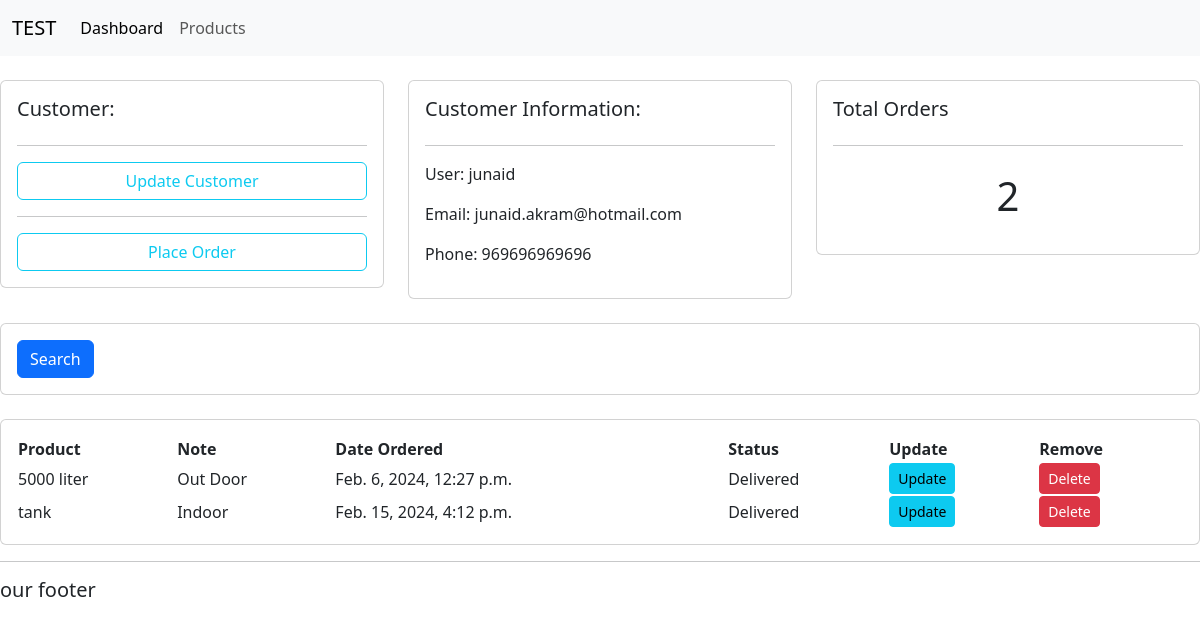
/customer/3/, run on the app's committed database.
### accounts/models.py (models this page shows, shortened)
class Customer(models.Model):
    name = models.CharField(max_length=200, null=True)
    phone = models.CharField(max_length=200, null=True)
    email = models.CharField(max_length=200, null=True)
    date_created = models.DateTimeField(auto_now_add=True, null=True)

class Order(models.Model):
    STATUS = (
        ('Pending', 'Pending'),
        ('Out for delivery', 'Out for delivery'),
        ('Delivered', 'Delivered')
    )
    customer = models.ForeignKey(Customer, null=True, on_delete= models.SET_NULL)
    product = models.ForeignKey(Product, null=True, on_delete= models.SET_NULL)
    date_created = models.DateTimeField(auto_now_add= True, null= True)
    status = models.CharField(max_length= 200 , null= True , choices= STATUS)
    tags = models.ManyToManyField(Tag)

class Product(models.Model):
    CATEGORY = (
        ('Indoor', ' Indoor'),
        ('Out Door', 'Out Door'),
    )
    name = models.CharField(max_length=200 , null= True)
    price = models.FloatField(null= True)
    category = models.CharField(max_length=200 , null= True , choices= CATEGORY)
    discription = models.CharField(max_length=200 , null= True , blank= True)
    date_created = models.DateTimeField(auto_now_add= True , null= True)
    tags = models.ManyToManyField(Tag)
    def __str__(self):
        return self.name

### accounts/views.py (the view)
# urls.py: path('customer/<str:pk>/', views.customer , name= 'customer'),
def customer(request, pk):
    customer = Customer.objects.get(id=pk)
    orders = customer.order_set.all()
    orders_count = orders.count()
    context = {'customer': customer, 'orders':orders, 'order_count': orders_count}
    return render(request, 'accounts/customer.html',context)

### accounts/templates/accounts/customer.html (shortened to what this page needs)
{% extends 'accounts/main.html' %}
{% block content %}
<br>
<div class="row">
    <div class="col-md">
        <div class="card card-body">
            <h5>Customer:</h5>
            <hr>
            <a class="btn btn-outline-info" href="">Update Customer</a>
            <hr>
            <a class="btn btn-outline-info" href="">Place Order</a>
        </div>
    </div>
    <div class="col-md">
        <div class="card card-body">
            <h5>Customer Information:</h5>
            <hr>
            <p>User: {{customer.name}}</p>
            <p>Email: {{customer.email}}</p>
            <p>Phone: {{ customer.phone}}</p>
        </div>
    </div>
    <div class="col-md">
        <div class="card card-body">
            <h5>Total Orders</h5>
            <hr>
            <h1 style="text-align:center;padding:10px">{{orders.count}}</h1>
        </div>
    </div>
</div>
<br>
<div class="row">
    <div class="col">
        <div class="card card-body">
            <form method = "get" >
                <button class="btn btn-primary" type="submit">Search</button>
            </form>
        </div>
    </div>
</div>
<br>
<div class="row">
    <div class="col-md">
        <div class = "card card-body">
            <table>
                <tr>
                    <th>Product</th>
                    <th>Note</th>
                    <th>Date Ordered</th>
                    <th>Status</th>
                    <th>Update</th>
                    <th>Remove</th>
                </tr>
            {% for order in orders %}
                <tr>
                    <td>{{order.product}}</td>
                    <td>{{order.product.category}}</td>
                    <td>{{order.date_created}}</td>
                    <td>{{order.status}}</td>
                    <td> <a class="btn btn-sm btn-info" href="{% url 'update_order' order.id %}">Update</a></td>
                    <td> <a class="btn btn-sm btn-danger" href="{% url 'delete_order' order.id %}">Delete</a></td>
                </tr>
            {% endfor %}
        </table>
        </div>
    </div>
</div>
{% endblock content %}

### data on the page
Customer: name "junaid", email "junaid.akram@hotmail.com", phone "969696969696"
Order: product "5000 liter", product.category "Out Door", date_created "Feb. 6, 2024, 12:27 p.m.", status "Delivered"
Order: product "tank", product.category "Indoor", date_created "Feb. 15, 2024, 4:12 p.m.", status "Delivered"

### other printed values
{{ orders.count }} "2"
